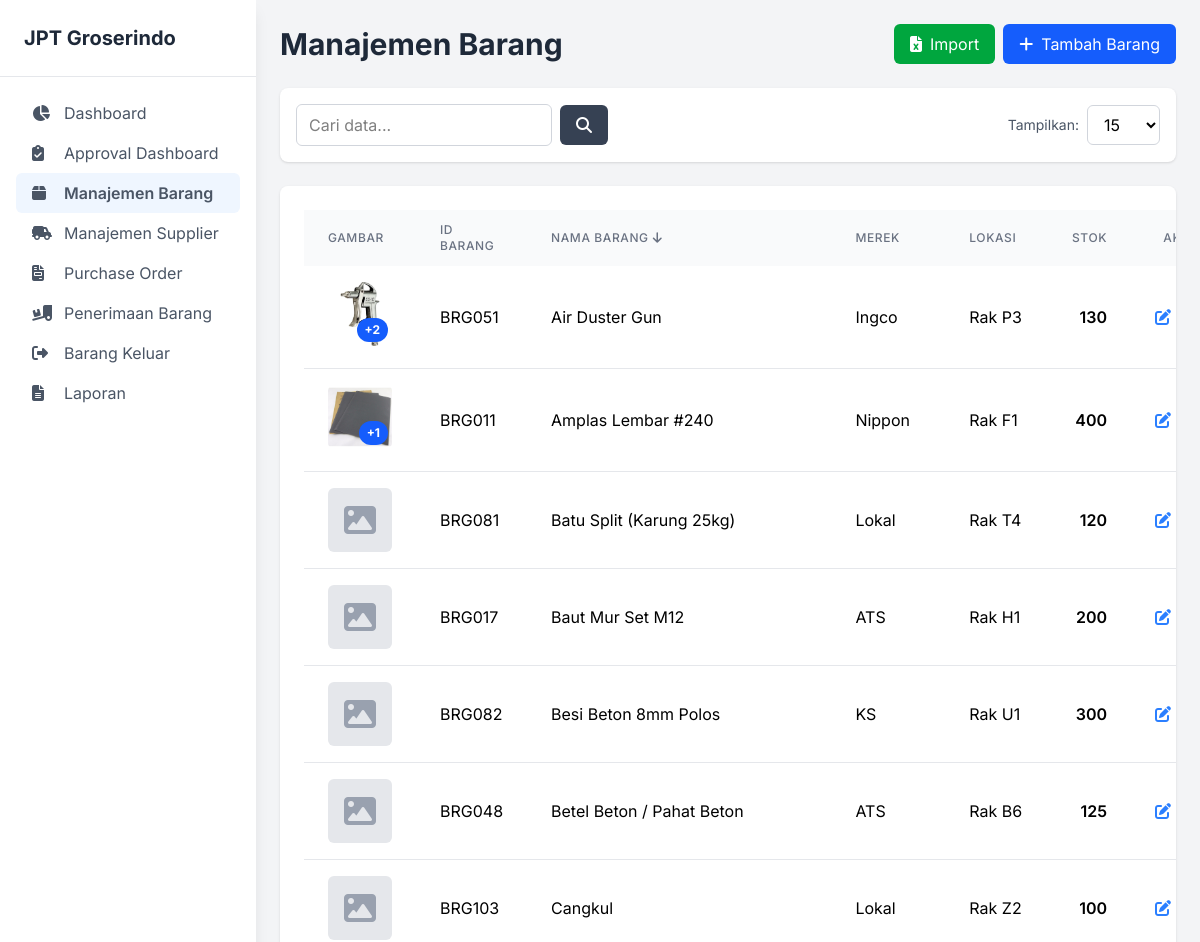
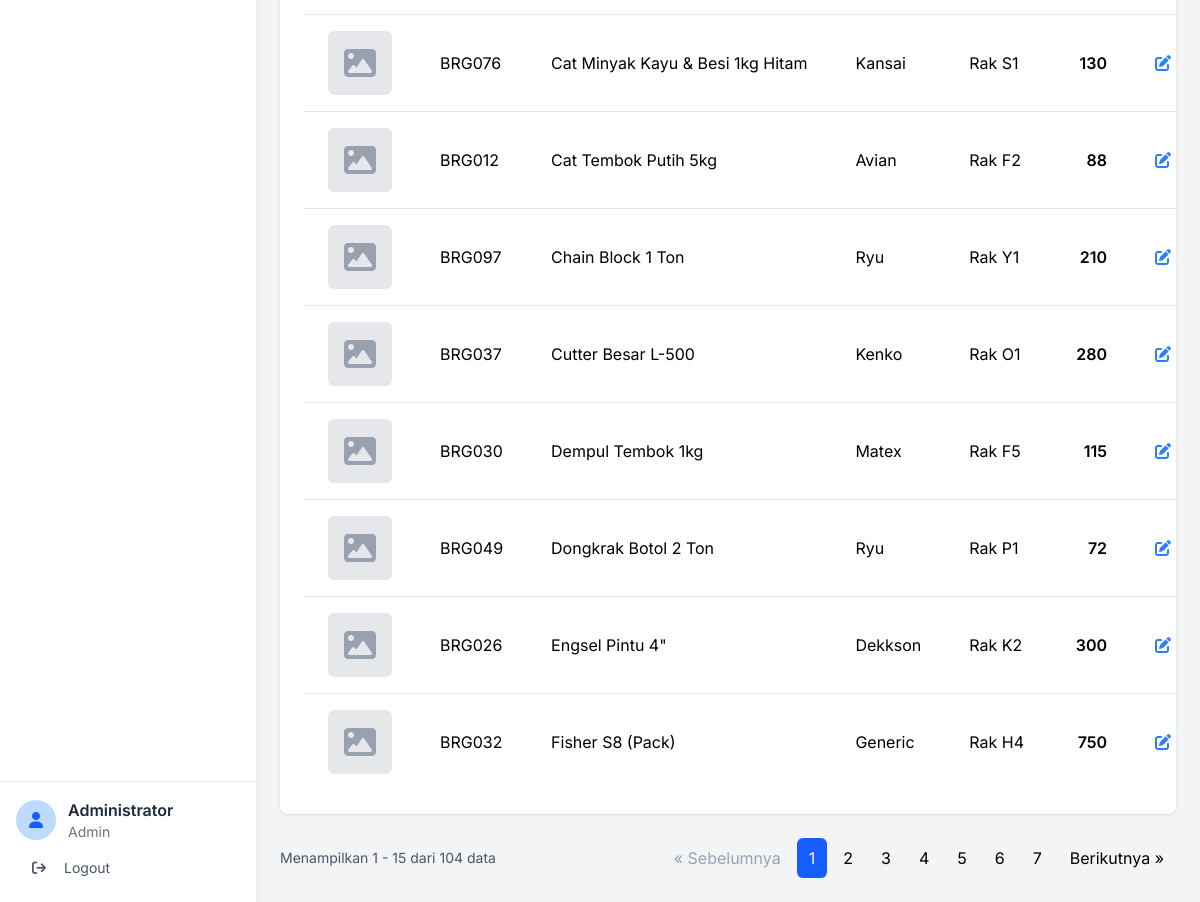
Screenshot of /index.php?page=barang (signed in) with the database file from the repository (2 pictures, top to bottom).
### tables this page shows
CREATE TABLE `barang` (
  `id_barang` varchar(20) NOT NULL,
  `nama_barang` varchar(255) NOT NULL,
  `merek` varchar(100) DEFAULT NULL,
  `stok` int(11) NOT NULL DEFAULT 0,
  `lokasi` varchar(100) DEFAULT NULL,
  PRIMARY KEY (`id_barang`)
);

### pages/barang.php (the view, shortened to what this page needs)
<?php
require_once 'includes/table_helper.php';
$user_role = $_SESSION['role'];
$can_add = ($user_role == 'Admin' || $user_role == 'Staf Purchasing');
$can_edit_delete = ($user_role == 'Admin');
$limit = isset($_GET['limit']) ? (int)$_GET['limit'] : 15;
$page = isset($_GET['p']) ? (int)$_GET['p'] : 1;
$offset = ($page - 1) * $limit;
$sort_columns = ['id_barang', 'nama_barang', 'merek', 'lokasi', 'stok'];
$sort_by = isset($_GET['sort']) && in_array($_GET['sort'], $sort_columns) ? $_GET['sort'] : 'nama_barang';
$order = isset($_GET['order']) && strtolower($_GET['order']) == 'desc' ? 'DESC' : 'ASC';
$sql_base = "FROM barang b";
$params = [];
$count_sql = "SELECT COUNT(b.id_barang) " . $sql_base;
$stmt_count = $pdo->prepare($count_sql);
$stmt_count->execute($params);
$total_records = $stmt_count->fetchColumn();
$data_sql = "
    SELECT b.*,
           (SELECT g.nama_file FROM gambar_barang g WHERE g.id_barang = b.id_barang ORDER BY g.id_gambar ASC LIMIT 1) as gambar_utama,
           (SELECT COUNT(*) FROM gambar_barang g WHERE g.id_barang = b.id_barang) as jumlah_gambar
    " . $sql_base . " ORDER BY b.{$sort_by} {$order} LIMIT {$limit} OFFSET {$offset}";
$stmt = $pdo->prepare($data_sql);
$stmt->execute($params);
$barang_list = $stmt->fetchAll(PDO::FETCH_ASSOC);
?>
<div class="flex justify-between items-center mb-6">
    <h1 class="text-3xl font-bold text-gray-800">Manajemen Barang</h1>
    <div class="flex gap-2">
        <?php if ($can_add): ?>
        <button id="btn-import-barang" class="bg-green-600 text-white px-4 py-2 rounded-md hover:bg-green-700 flex items-center gap-2">
            <i class="fa-solid fa-file-excel"></i>
            <span>Import</span>
        </button>
        <button id="btn-tambah-barang" class="bg-blue-600 text-white px-4 py-2 rounded-md hover:bg-blue-700 flex items-center gap-2">
            <i class="fa-solid fa-plus"></i>
            <span>Tambah Barang</span>
        </button>
        <?php endif; ?>
    </div>
</div>
<div class="bg-white p-6 rounded-lg shadow overflow-x-auto">
    <table class="w-full table-auto">
        <thead class="bg-gray-50">
            <tr>
                <th class="px-6 py-3 text-left text-xs font-medium text-gray-500 uppercase tracking-wider">Gambar</th>
                <th class="px-6 py-3 text-left text-xs font-medium text-gray-500 uppercase tracking-wider">
                </th>
                <th class="px-6 py-3 text-left text-xs font-medium text-gray-500 uppercase tracking-wider">
                </th>
                <th class="px-6 py-3 text-left text-xs font-medium text-gray-500 uppercase tracking-wider">
                </th>
                <th class="px-6 py-3 text-left text-xs font-medium text-gray-500 uppercase tracking-wider">
                </th>
                <th class="px-6 py-3 text-right text-xs font-medium text-gray-500 uppercase tracking-wider">
                </th>
                <?php if ($can_edit_delete): ?>
                    <th class="px-6 py-3 text-center text-xs font-medium text-gray-500 uppercase tracking-wider">Aksi</th>
                <?php endif; ?>
            </tr>
        </thead>
        <tbody class="bg-white divide-y divide-gray-200">
            <?php foreach ($barang_list as $barang): ?>
                    <td class="px-6 py-4 whitespace-nowrap">
                        <button type="button" class="btn-lihat-gambar relative"
                                data-id="<?php echo htmlspecialchars($barang['id_barang']); ?>"
                                data-nama="<?php echo htmlspecialchars($barang['nama_barang']); ?>">
                            <?php if (!empty($barang['gambar_utama'])): ?>
                                <img src="uploads/barang/<?php echo htmlspecialchars($barang['gambar_utama']); ?>" alt="<?php echo htmlspecialchars($barang['nama_barang']); ?>" class="w-16 h-16 object-cover rounded-md hover:opacity-75 transition-opacity">
                                <?php if ($barang['jumlah_gambar'] > 1): ?>
                                    <span class="absolute bottom-1 right-1 bg-blue-600 text-white text-xs font-bold px-2 py-1 rounded-full">+<?php echo $barang['jumlah_gambar'] - 1; ?></span>
                                <?php endif; ?>
                            <?php else: ?>
                                <div class="w-16 h-16 bg-gray-200 rounded-md flex items-center justify-center text-gray-400">
                                    <i class="fa-solid fa-image fa-2x"></i>
                                </div>
                            <?php endif; ?>
                        </button>
                    </td>
                    <td class="px-6 py-4 whitespace-nowrap"><?php echo htmlspecialchars($barang['id_barang']); ?></td>
                    <td class="px-6 py-4 whitespace-nowrap"><?php echo htmlspecialchars($barang['nama_barang']); ?></td>
                    <td class="px-6 py-4 whitespace-nowrap"><?php echo htmlspecialchars($barang['merek']); ?></td>
                    <td class="px-6 py-4 whitespace-nowrap"><?php echo htmlspecialchars($barang['lokasi']); ?></td>
                    <td class="px-6 py-4 whitespace-nowrap text-right font-semibold"><?php echo htmlspecialchars($barang['stok']); ?></td>
                    <?php if ($can_edit_delete): ?>
                        <td class="px-6 py-4 whitespace-nowrap text-center">
                            <button class="btn-edit-barang text-blue-500 hover:text-blue-700 mr-3"
                                data-id="<?php echo htmlspecialchars($barang['id_barang']); ?>"
                                data-nama="<?php echo htmlspecialchars($barang['nama_barang']); ?>"
                                data-merek="<?php echo htmlspecialchars($barang['merek']); ?>"
                                data-stok="<?php echo htmlspecialchars($barang['stok']); ?>"
                                data-lokasi="<?php echo htmlspecialchars($barang['lokasi']); ?>">
                                <i class="fa-solid fa-pen-to-square"></i>
                            </button>
                        </td>
                    <?php endif; ?>
            <?php endforeach; ?>
        </tbody>
    </table>
</div>
<div class="mt-6 flex justify-between items-center">
    <div class="text-sm text-gray-600">
        Menampilkan <?php echo $offset + 1; ?> - <?php echo min($offset + $limit, $total_records); ?> dari <?php echo $total_records; ?> data
    </div>
</div>

### includes/header.php (style rules this page uses)
body { font-family: 'Inter', sans-serif; }

### rows the page displays
barang: shows a picture, jumlah_gambar "2", id_barang "BRG051", nama_barang "Air Duster Gun", merek "Ingco", lokasi "Rak P3", stok "130"
barang: shows a picture, jumlah_gambar "1", id_barang "BRG011", nama_barang "Amplas Lembar #240", merek "Nippon", lokasi "Rak F1", stok "400"
barang: id_barang "BRG081", nama_barang "Batu Split (Karung 25kg)", merek "Lokal", lokasi "Rak T4", stok "120"
barang: id_barang "BRG017", nama_barang "Baut Mur Set M12", merek "ATS", lokasi "Rak H1", stok "200"
barang: id_barang "BRG082", nama_barang "Besi Beton 8mm Polos", merek "KS", lokasi "Rak U1", stok "300"
barang: id_barang "BRG048", nama_barang "Betel Beton / Pahat Beton", merek "ATS", lokasi "Rak B6", stok "125"
barang: id_barang "BRG103", nama_barang "Cangkul", merek "Lokal", lokasi "Rak Z2", stok "100"
barang: id_barang "BRG076", nama_barang "Cat Minyak Kayu & Besi 1kg Hitam", merek "Kansai", lokasi "Rak S1", stok "130"
barang: id_barang "BRG012", nama_barang "Cat Tembok Putih 5kg", merek "Avian", lokasi "Rak F2", stok "88"
barang: id_barang "BRG097", nama_barang "Chain Block 1 Ton", merek "Ryu", lokasi "Rak Y1", stok "210"
barang: id_barang "BRG037", nama_barang "Cutter Besar L-500", merek "Kenko", lokasi "Rak O1", stok "280"
barang: id_barang "BRG030", nama_barang "Dempul Tembok 1kg", merek "Matex", lokasi "Rak F5", stok "115"
barang: id_barang "BRG049", nama_barang "Dongkrak Botol 2 Ton", merek "Ryu", lokasi "Rak P1", stok "72"
barang: id_barang "BRG026", nama_barang "Engsel Pintu 4\"", merek "Dekkson", lokasi "Rak K2", stok "300"
barang: id_barang "BRG032", nama_barang "Fisher S8 (Pack)", merek "Generic", lokasi "Rak H4", stok "750"

### other values shown
$item['label'] "Dashboard"
$item['label'] "Approval Dashboard"
$item['label'] "Manajemen Barang"
$item['label'] "Manajemen Supplier"
$item['label'] "Purchase Order"
$item['label'] "Penerimaan Barang"
$item['label'] "Barang Keluar"
$item['label'] "Laporan"
$_SESSION['nama_lengkap'] "Administrator"
$_SESSION['role'] "Admin"
$display_text "ID BARANG NAMA BARANG MEREK LOKASI STOK"
$offset + 1 "1"
min($offset + $limit, $total_records) "15"
$total_records "104"
